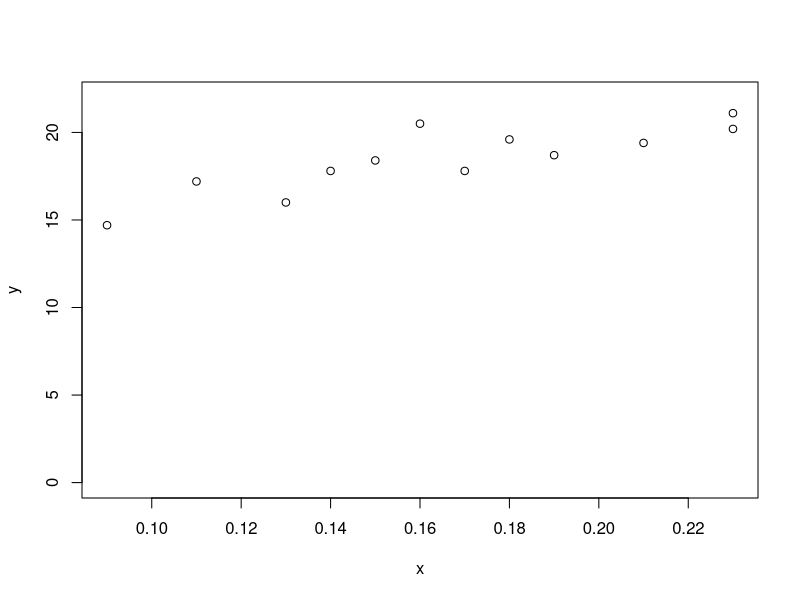
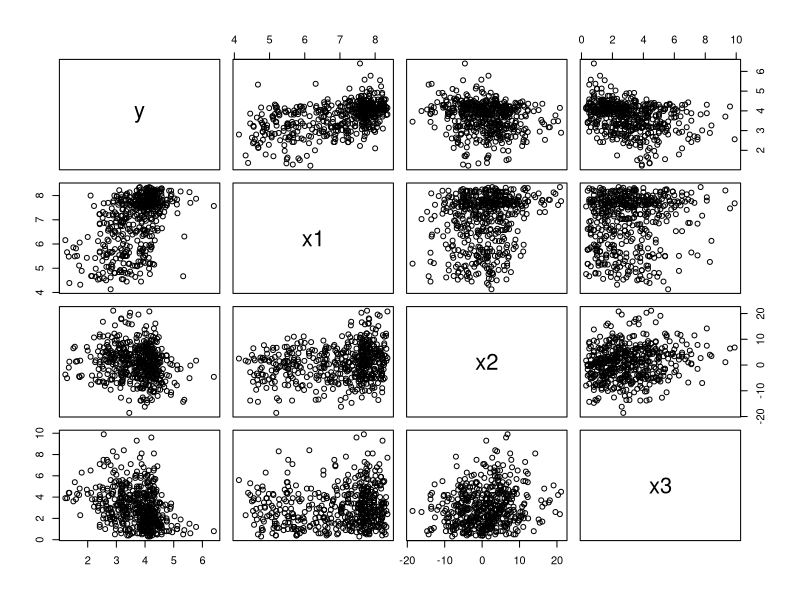
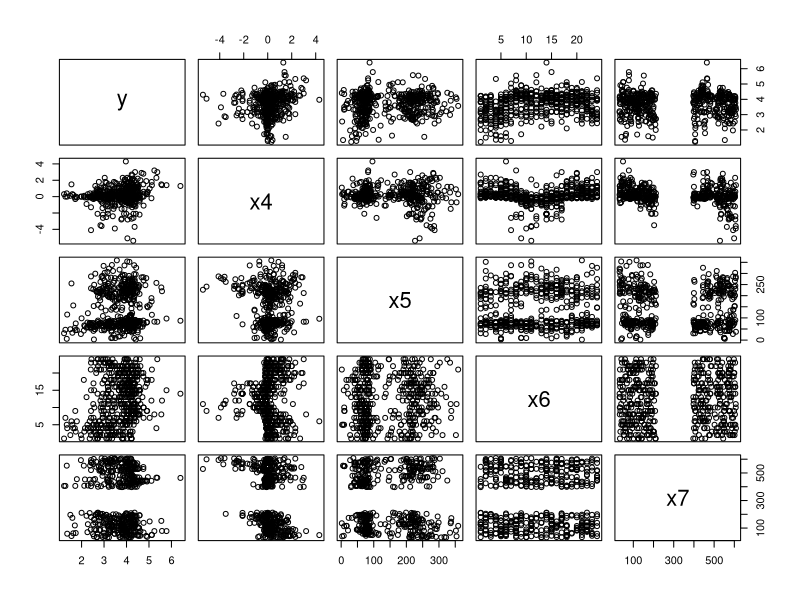
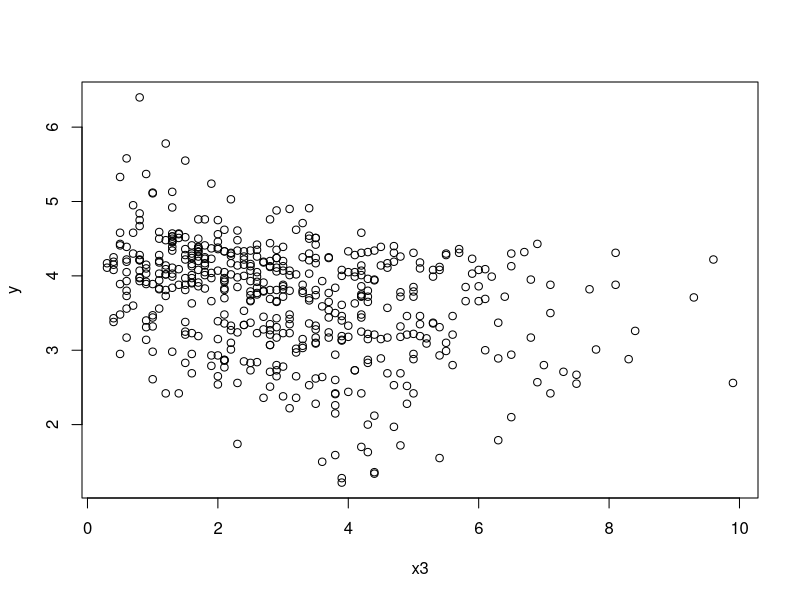
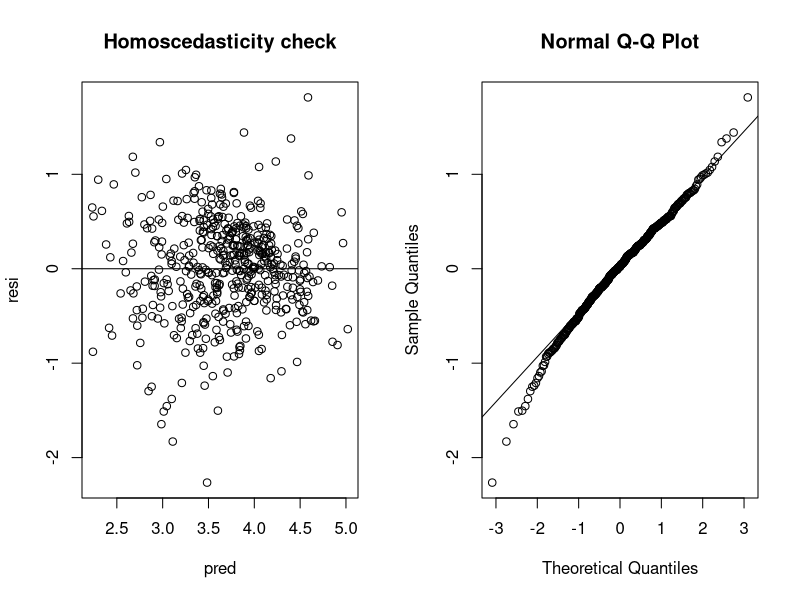

R code for these plots, in order:
## ---- chunk 1
# weight gain y of chickens with amount of lysine x ingested
y = c(14.7, 17.8, 19.6, 18.4, 20.5, 21.1, 17.2, 18.7, 20.2, 16.0, 17.8, 19.4)
x = c(0.09, 0.14, 0.18, 0.15, 0.16, 0.23, 0.11, 0.19, 0.23, 0.13, 0.17, 0.21)
# plot the data
plot(x, y, ylim = c(0, 22))
## ---- chunk 2
# the simple regression model
weightgain <- lm(y ~ x)

# summary output for estimates, standard error, ...
summary(weightgain)
## ---- chunk 3
#analysis of variance table, sums of squares
anova(weightgain)
sst <- sum((y - mean(y))^2)
sst
## ---- chunk 4
#alternative way, with a little bit of extra programming

#calculate a model with only on intercept
constantOnlyModel <- lm(y ~ 1)
#the sum of squares for residuals from a model with only an intercept equals the total sum of squares
SST <- anova(constantOnlyModel)
#rename 'Residuals' to SST'
row.names(SST) <- "Total"
#add the SST to the ANOVA table
rbind(anova(weightgain), SST)
## ---- chunk 5
cor(x, y) ** 2
## ---- chunk 6
## Load data
Norway_NO2 = read.csv("Norway_NO2.csv")
## ---- chunk 7
## Matrix of scatterplots
pairs(Norway_NO2[,1:4])
## ---- chunk 8
pairs(Norway_NO2[,c(1,5,6,7,8)])
## ---- chunk 9
##  Perform a simple linear regression
lm1 <-lm(y ~ x3, data = Norway_NO2)
summary(lm1)
## ---- chunk 10
anova(lm1)
## ---- chunk 11
## multiple linear regression model with all 7 predictors
lmmulti <-lm(y ~ x1 + x2 + x3 + x4+ x5 + x6 + x7, data = Norway_NO2)
summary(lmmulti)
## ---- chunk 12
anova(lmmulti)
## ---- chunk 13
## Predict the concentration of NO2 at a wind speed of ...
par(mfrow = c(1,1))
plot (y ~ x3, data=Norway_NO2)
## ---- chunk 14
# newdata <- data.frame(x3= c(......))
newdata <- data.frame(x1 = mean(Norway_NO2$x1), x2 = mean(Norway_NO2$x2),
                      x3 = c(2,4,6,8),
                      x4 = mean(Norway_NO2$x4), x5 = mean(Norway_NO2$x5),
                      x6 = mean(Norway_NO2$x6), x7 = mean(Norway_NO2$x7))
predict(lmmulti, newdata, se.fit = TRUE, interval = "confidence")
## ---- chunk 15
## Residuals and fitted values
resi <- residuals(lmmulti)
pred <- fitted(lmmulti)

## Allowing two side-by-side plots
par(mfrow = c(1,2))

## Scatterplot of residual vs predicted values
plot(resi ~ pred)
abline(h = 0)
title ("Homoscedasticity check")

## Normal Q-Q plot
qqnorm(resi)
qqline(resi)
